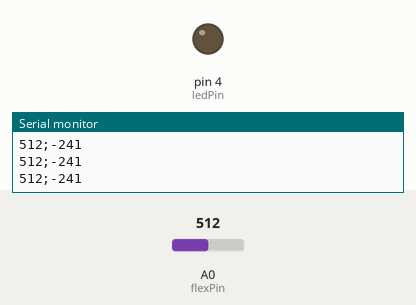
Recording of a sketch running on a simulated Arduino Uno, built with avr-gcc and run on an emulated ATmega328P. Parts: output pins drawn as LEDs (lit = HIGH), the last lines printed to the serial monitor. Inputs (shaded band) come from the test bench; at power-on: A0 (flexPin) = 512.

Above: at 1.2 s.
1.3 s: A0 (flexPin) set to 817
2.8 s: A0 (flexPin) set to 847
At 3.4 s:
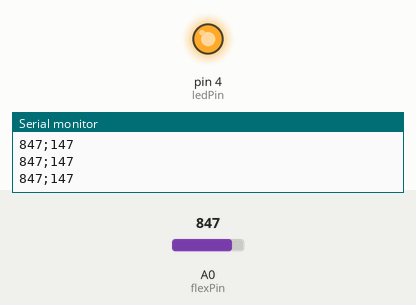
4.3 s: A0 (flexPin) set to 716
At 4.8 s:
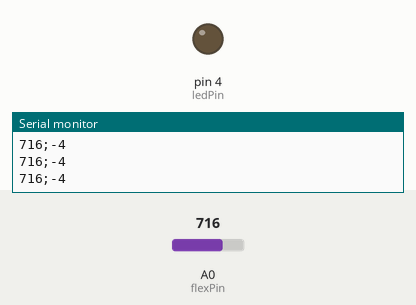
5.8 s: A0 (flexPin) set to 900
At 6.2 s:
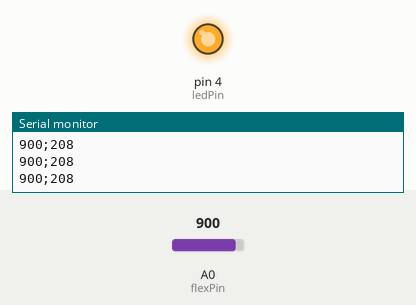
Timing chart, 0 to 8.3 s (numbered marks = the images above; inputs shaded):
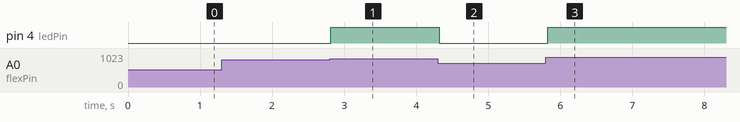

Measured:
- the behaviour switches between 830 and 831 on A0 (flexPin) (found by bisection; images 0 and 1)
- after the input at 2.8 s, pin 4 (ledPin): LOW → HIGH at once
- after the input at 4.3 s, pin 4 (ledPin): HIGH → LOW at once
- after the input at 5.8 s, pin 4 (ledPin): LOW → HIGH at once

The sketch:

FlexSensor.ino
```cpp
#define flexPin A0 // with a 10k resistor
#define ledPin 4 // with a 1k resistor

void setup() {
  pinMode(flexPin, INPUT);
  pinMode(ledPin, OUTPUT);
  Serial.begin(9600);
}

void loop() {
  int flexValue = analogRead(flexPin);
  // convert flexValue to LED output
  // map(value, fromLow, fromHigh, toLow, toHigh)
  int ledValue = map(flexValue, 720, 940, 0, 255);
  Serial.print(flexValue);
  Serial.print(";");
  Serial.print(ledValue);
  Serial.println();
  analogWrite(ledPin, ledValue);
  delay(100);
}
```
